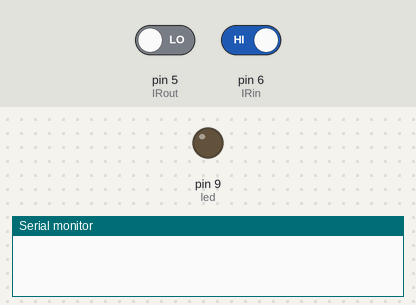
The sketch below on a simulated Arduino Uno, built with avr-gcc and run on an emulated ATmega328P. Parts: output pins drawn as LEDs (lit = HIGH), the last lines printed to the serial monitor. Inputs (shaded band) come from the test bench; at power-on: pin 5 (IRout) LOW, pin 6 (IRin) HIGH.

Above: at 1.3 s.
1.4 s: pin 5 (IRout) driven HIGH and pin 6 (IRin) driven LOW
At 3.1 s:
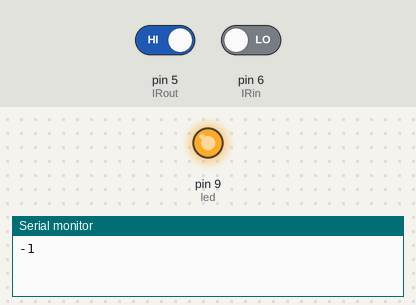
Timing chart, 0 to 4.6 s (numbered marks = the images above; inputs shaded):
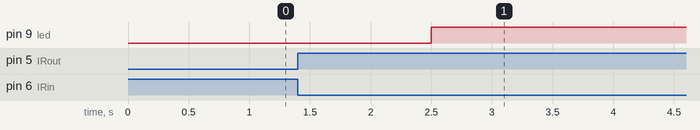

Measured:
- after the input at 1.4 s, pin 9 (led): LOW → HIGH after 1.1 s

The sketch:

audience_count.ino
```cpp
int IRout=5;
int IRin=6;
int led=9;


int i;

int count=0;
void setup() {
  // put your setup code here, to run once:
  pinMode(led, OUTPUT);
  pinMode(IRout,INPUT);
  pinMode(IRin, INPUT );
  Serial.begin(9600);


}

void loop() {
  // put your main code here, to run repeatedly:
    if(digitalRead(IRout)==HIGH &&digitalRead(IRin)==LOW){
    delay(500);
    if(digitalRead(IRin)==HIGH && digitalRead(IRout)==LOW){
    count++;
    Serial.println(count);
    delay(1000);
    analogWrite(led,count);
    }
  }


  if(digitalRead(IRin)==HIGH && digitalRead(IRout)==LOW){
    delay(500);

    if(digitalRead(IRout)==HIGH && digitalRead(IRin)==LOW){

    count--;
    Serial.println(count);
    delay(1000);
    analogWrite(led,count);


  }
  }

}
```
